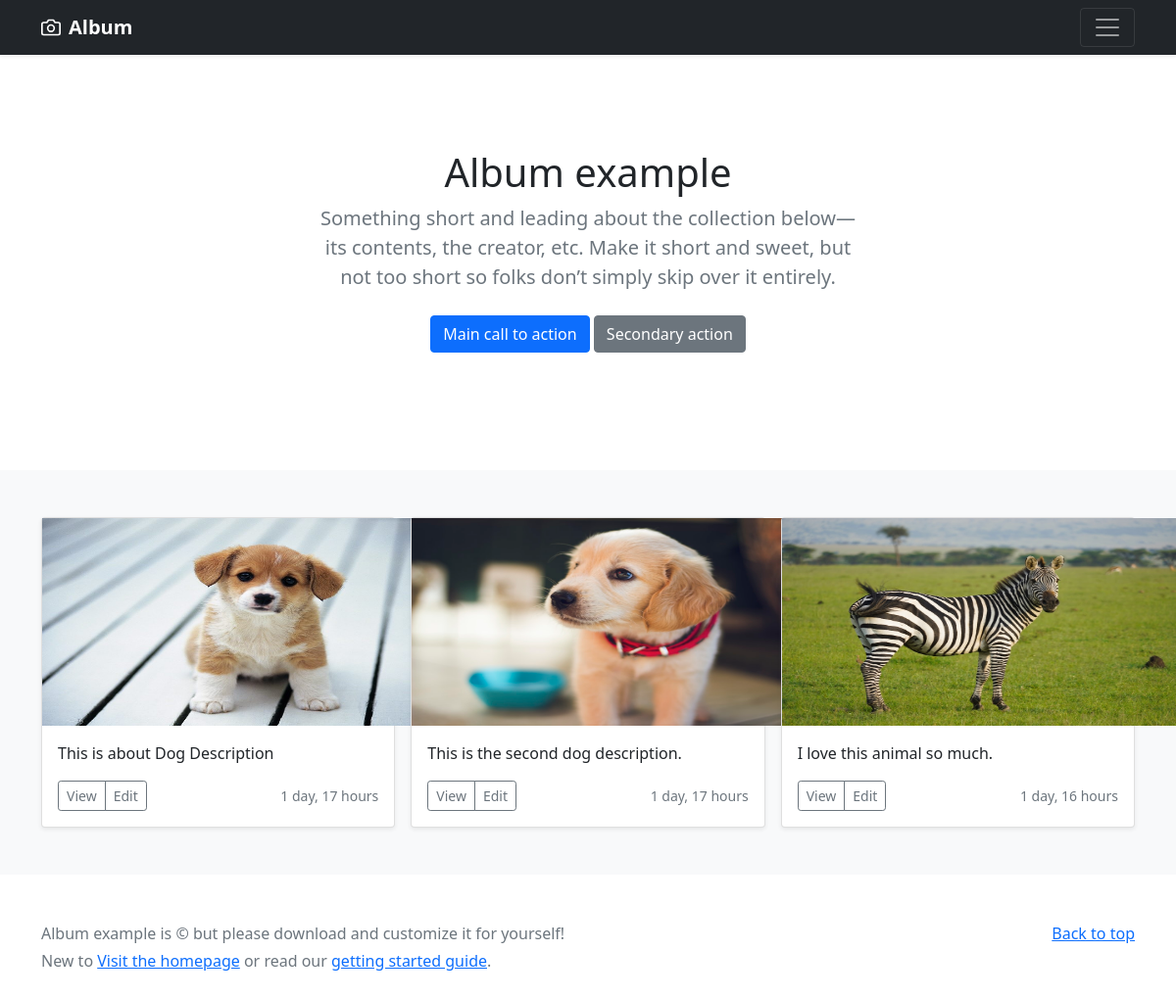
The page / on the database its author committed.
### testapp/models.py (models this page shows, shortened)
class Album(models.Model):
    title = models.CharField(max_length=40)
    image = models.ImageField(upload_to='album/')
    description = models.TextField()
    time_since = models.DateTimeField(auto_now_add=True)

### testapp/views.py (the view)
# urls.py: path('', views.home,name='home'),
def home(request):
    albums = Album.objects.all()
    context ={
    'albums':albums
    }
    return render(request, 'test/index.html',context)

### templates/test/index.html (shortened to what this page needs)
{% load static %}
<!doctype html>
<html lang="en">
  <head>
<link href="{% static 'assets/dist/css/bootstrap.min.css' %}" rel="stylesheet">
  </head>
  <body>
<header>
  <div class="navbar navbar-dark bg-dark shadow-sm">
    <div class="container">
      <a href="#" class="navbar-brand d-flex align-items-center">
        <strong>Album</strong>
      </a>
      <button class="navbar-toggler" type="button" data-bs-toggle="collapse" data-bs-target="#navbarHeader" aria-controls="navbarHeader" aria-expanded="false" aria-label="Toggle navigation">
        <span class="navbar-toggler-icon"></span>
      </button>
    </div>
  </div>
</header>
<main>
  <section class="py-5 text-center container">
    <div class="row py-lg-5">
      <div class="col-lg-6 col-md-8 mx-auto">
        <h1 class="fw-light">Album example</h1>
        <p class="lead text-muted">Something short and leading about the collection below—its contents, the creator, etc. Make it short and sweet, but not too short so folks don’t simply skip over it entirely.</p>
        <p>
          <a href="#" class="btn btn-primary my-2">Main call to action</a>
          <a href="#" class="btn btn-secondary my-2">Secondary action</a>
        </p>
      </div>
    </div>
  </section>
  <div class="album py-5 bg-light">
    <div class="container">
        <div class="row row-cols-1 row-cols-sm-2 row-cols-md-3 g-3">
        {% for album in albums %}
        <div class="col">
            <div class="card shadow-sm">
              <img src="{{ album.image.url }}" alt="image" style="height: 212px; width: 418px;">
              <div class="card-body">
                <p class="card-text">{{ album.description }}</p>
                <div class="d-flex justify-content-between align-items-center">
                  <div class="btn-group">
                    <button type="button" class="btn btn-sm btn-outline-secondary">View</button>
                    <button type="button" class="btn btn-sm btn-outline-secondary">Edit</button>
                  </div>
                  <small class="text-muted">{{ album.time_since | timesince }}</small>
                </div>
              </div>
            </div>
          </div>
        {%endfor%}
        </div>
    </div>
  </div>
</main>
<footer class="text-muted py-5">
  <div class="container">
    <p class="float-end mb-1">
      <a href="#">Back to top</a>
    </p>
    <p class="mb-1">Album example is &copy;  but please download and customize it for yourself!</p>
    <p class="mb-0">New to <a href="/">Visit the homepage</a> or read our <a href="../getting-started/introduction/">getting started guide</a>.</p>
  </div>
</footer>
  </body>
</html>

### rows shown on the page
Album: image (picture), description "This is about Dog Description", time_since "1 day, 17 hours"
Album: image (picture), description "This is the second dog description.", time_since "1 day, 17 hours"
Album: image (picture), description "I love this animal so much.", time_since "1 day, 16 hours"
